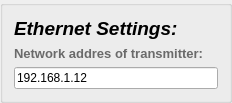
      <widget class="QGroupBox" name="EthernetBox">
       <property name="sizePolicy">
        <sizepolicy hsizetype="Expanding" vsizetype="Expanding">
         <horstretch>0</horstretch>
         <verstretch>0</verstretch>
        </sizepolicy>
       </property>
       <property name="minimumSize">
        <size>
         <width>0</width>
         <height>0</height>
        </size>
       </property>
       <property name="maximumSize">
        <size>
         <width>960</width>
         <height>450</height>
        </size>
       </property>
       <property name="title">
        <string/>
       </property>
       <layout class="QGridLayout" name="gridLayout_6">
        <item row="3" column="0">
         <layout class="QGridLayout" name="gridLayout_11">
          <item row="0" column="0" colspan="2">
           <widget class="QLabel" name="label_9">
            <property name="sizePolicy">
             <sizepolicy hsizetype="Expanding" vsizetype="Preferred">
              <horstretch>0</horstretch>
              <verstretch>0</verstretch>
             </sizepolicy>
            </property>
            <property name="maximumSize">
             <size>
              <width>16777215</width>
              <height>50</height>
             </size>
            </property>
            <property name="palette">
             <palette>
              <active>
               <colorrole role="WindowText">
                <brush brushstyle="SolidPattern">
                 <color alpha="255">
                  <red>106</red>
                  <green>106</green>
                  <blue>106</blue>
                 </color>
                </brush>
               </colorrole>
              </active>
              <inactive>
               <colorrole role="WindowText">
                <brush brushstyle="SolidPattern">
                 <color alpha="255">
                  <red>106</red>
                  <green>106</green>
                  <blue>106</blue>
                 </color>
                </brush>
               </colorrole>
              </inactive>
              <disabled>
               <colorrole role="WindowText">
                <brush brushstyle="SolidPattern">
                 <color alpha="96">
                  <red>164</red>
                  <green>166</green>
                  <blue>168</blue>
                 </color>
                </brush>
               </colorrole>
              </disabled>
             </palette>
            </property>
            <property name="font">
             <font>
              <pointsize>10</pointsize>
              <weight>75</weight>
              <bold>true</bold>
             </font>
            </property>
            <property name="text">
             <string>Network addres of transmitter:</string>
            </property>
           </widget>
          </item>
          <item row="1" column="0" colspan="3">
           <widget class="QLineEdit" name="EthernetIP">
            <property name="text">
             <string>192.168.1.12</string>
            </property>
           </widget>
          </item>
         </layout>
        </item>
        <item row="4" column="0">
         <layout class="QGridLayout" name="gridLayout_12">
          <item row="2" column="0">
           <layout class="QHBoxLayout" name="horizontalLayout_2"/>
          </item>
         </layout>
        </item>
        <item row="0" column="0">
         <layout class="QGridLayout" name="gridLayout_9">
          <item row="0" column="0">
           <widget class="QLabel" name="label_4">
            <property name="sizePolicy">
             <sizepolicy hsizetype="Preferred" vsizetype="Preferred">
              <horstretch>0</horstretch>
              <verstretch>0</verstretch>
             </sizepolicy>
            </property>
            <property name="maximumSize">
             <size>
              <width>300</width>
              <height>16777215</height>
             </size>
            </property>
            <property name="palette">
             <palette>
              <active>
               <colorrole role="WindowText">
                <brush brushstyle="SolidPattern">
                 <color alpha="255">
                  <red>0</red>
                  <green>0</green>
                  <blue>0</blue>
                 </color>
                </brush>
               </colorrole>
               <colorrole role="Button">
                <brush brushstyle="SolidPattern">
                 <color alpha="255">
                  <red>255</red>
                  <green>255</green>
                  <blue>255</blue>
                 </color>
                </brush>
               </colorrole>
               <colorrole role="Light">
                <brush brushstyle="SolidPattern">
                 <color alpha="255">
                  <red>255</red>
                  <green>255</green>
                  <blue>255</blue>
                 </color>
                </brush>
               </colorrole>
               <colorrole role="Midlight">
                <brush brushstyle="SolidPattern">
                 <color alpha="255">
                  <red>255</red>
                  <green>255</green>
                  <blue>255</blue>
                 </color>
                </brush>
               </colorrole>
               <colorrole role="Dark">
                <brush brushstyle="SolidPattern">
                 <color alpha="255">
                  <red>127</red>
                  <green>127</green>
                  <blue>127</blue>
                 </color>
                </brush>
               </colorrole>
               <colorrole role="Mid">
                <brush brushstyle="SolidPattern">
                 <color alpha="255">
                  <red>170</red>
                  <green>170</green>
                  <blue>170</blue>
                 </color>
                </brush>
               </colorrole>
               <colorrole role="Text">
                <brush brushstyle="SolidPattern">
                 <color alpha="255">
                  <red>255</red>
                  <green>255</green>
                  <blue>127</blue>
                 </color>
                </brush>
               </colorrole>
               <colorrole role="BrightText">
                <brush brushstyle="SolidPattern">
                 <color alpha="255">
                  <red>255</red>
                  <green>255</green>
                  <blue>255</blue>
                 </color>
                </brush>
               </colorrole>
               <colorrole role="ButtonText">
                <brush brushstyle="SolidPattern">
                 <color alpha="255">
                  <red>255</red>
                  <green>255</green>
                  <blue>127</blue>
                 </color>
                </brush>
               </colorrole>
               <colorrole role="Base">
                <brush brushstyle="SolidPattern">
                 <color alpha="255">
                  <red>255</red>
                  <green>255</green>
                  <blue>255</blue>
                 </color>
                </brush>
               </colorrole>
               <colorrole role="Window">
                <brush brushstyle="SolidPattern">
                 <color alpha="255">
                  <red>255</red>
                  <green>255</green>
                  <blue>255</blue>
                 </color>
                </brush>
               </colorrole>
               <colorrole role="Shadow">
                <brush brushstyle="SolidPattern">
                 <color alpha="255">
                  <red>0</red>
                  <green>0</green>
                  <blue>0</blue>
                 </color>
                </brush>
               </colorrole>
               <colorrole role="AlternateBase">
                <brush brushstyle="SolidPattern">
                 <color alpha="255">
                  <red>255</red>
                  <green>255</green>
                  <blue>255</blue>
                 </color>
                </brush>
               </colorrole>
               <colorrole role="ToolTipBase">
                <brush brushstyle="SolidPattern">
                 <color alpha="255">
                  <red>255</red>
                  <green>255</green>
                  <blue>220</blue>
                 </color>
                </brush>
               </colorrole>
               <colorrole role="ToolTipText">
                <brush brushstyle="SolidPattern">
                 <color alpha="255">
                  <red>0</red>
                  <green>0</green>
                  <blue>0</blue>
                 </color>
                </brush>
               </colorrole>
               <colorrole role="PlaceholderText">
                <brush brushstyle="NoBrush">
                 <color alpha="128">
                  <red>255</red>
                  <green>255</green>
                  <blue>127</blue>
                 </color>
                </brush>
               </colorrole>
              </active>
              <inactive>
               <colorrole role="WindowText">
                <brush brushstyle="SolidPattern">
                 <color alpha="255">
                  <red>0</red>
                  <green>0</green>
                  <blue>0</blue>
                 </color>
                </brush>
               </colorrole>
               <colorrole role="Button">
                <brush brushstyle="SolidPattern">
                 <color alpha="255">
                  <red>255</red>
                  <green>255</green>
                  <blue>255</blue>
                 </color>
                </brush>
               </colorrole>
               <colorrole role="Light">
                <brush brushstyle="SolidPattern">
                 <color alpha="255">
                  <red>255</red>
                  <green>255</green>
                  <blue>255</blue>
                 </color>
                </brush>
               </colorrole>
               <colorrole role="Midlight">
                <brush brushstyle="SolidPattern">
                 <color alpha="255">
                  <red>255</red>
                  <green>255</green>
                  <blue>255</blue>
                 </color>
                </brush>
               </colorrole>
               <colorrole role="Dark">
                <brush brushstyle="SolidPattern">
                 <color alpha="255">
                  <red>127</red>
                  <green>127</green>
                  <blue>127</blue>
                 </color>
                </brush>
               </colorrole>
               <colorrole role="Mid">
                <brush brushstyle="SolidPattern">
                 <color alpha="255">
                  <red>170</red>
                  <green>170</green>
                  <blue>170</blue>
                 </color>
                </brush>
               </colorrole>
               <colorrole role="Text">
                <brush brushstyle="SolidPattern">
                 <color alpha="255">
                  <red>255</red>
                  <green>255</green>
                  <blue>127</blue>
                 </color>
                </brush>
               </colorrole>
               <colorrole role="BrightText">
                <brush brushstyle="SolidPattern">
                 <color alpha="255">
                  <red>255</red>
                  <green>255</green>
                  <blue>255</blue>
                 </color>
                </brush>
               </colorrole>
               <colorrole role="ButtonText">
                <brush brushstyle="SolidPattern">
                 <color alpha="255">
                  <red>255</red>
                  <green>255</green>
                  <blue>127</blue>
                 </color>
                </brush>
               </colorrole>
               <colorrole role="Base">
                <brush brushstyle="SolidPattern">
                 <color alpha="255">
                  <red>255</red>
                  <green>255</green>
                  <blue>255</blue>
                 </color>
                </brush>
               </colorrole>
               <colorrole role="Window">
                <brush brushstyle="SolidPattern">
                 <color alpha="255">
                  <red>255</red>
                  <green>255</green>
                  <blue>255</blue>
                 </color>
                </brush>
               </colorrole>
               <colorrole role="Shadow">
                <brush brushstyle="SolidPattern">
                 <color alpha="255">
                  <red>0</red>
                  <green>0</green>
                  <blue>0</blue>
                 </color>
                </brush>
               </colorrole>
               <colorrole role="AlternateBase">
                <brush brushstyle="SolidPattern">
                 <color alpha="255">
                  <red>255</red>
                  <green>255</green>
                  <blue>255</blue>
                 </color>
                </brush>
               </colorrole>
               <colorrole role="ToolTipBase">
                <brush brushstyle="SolidPattern">
                 <color alpha="255">
                  <red>255</red>
                  <green>255</green>
                  <blue>220</blue>
                 </color>
                </brush>
               </colorrole>
               <colorrole role="ToolTipText">
                <brush brushstyle="SolidPattern">
                 <color alpha="255">
                  <red>0</red>
                  <green>0</green>
                  <blue>0</blue>
                 </color>
                </brush>
               </colorrole>
               <colorrole role="PlaceholderText">
                <brush brushstyle="NoBrush">
                 <color alpha="128">
                  <red>255</red>
                  <green>255</green>
                  <blue>127</blue>
                 </color>
                </brush>
               </colorrole>
              </inactive>
              <disabled>
               <colorrole role="WindowText">
                <brush brushstyle="SolidPattern">
                 <color alpha="255">
                  <red>127</red>
                  <green>127</green>
                  <blue>127</blue>
                 </color>
                </brush>
               </colorrole>
               <colorrole role="Button">
                <brush brushstyle="SolidPattern">
                 <color alpha="255">
                  <red>255</red>
                  <green>255</green>
                  <blue>255</blue>
                 </color>
                </brush>
               </colorrole>
               <colorrole role="Light">
                <brush brushstyle="SolidPattern">
                 <color alpha="255">
                  <red>255</red>
                  <green>255</green>
                  <blue>255</blue>
                 </color>
                </brush>
               </colorrole>
               <colorrole role="Midlight">
                <brush brushstyle="SolidPattern">
                 <color alpha="255">
                  <red>255</red>
                  <green>255</green>
                  <blue>255</blue>
                 </color>
                </brush>
               </colorrole>
               <colorrole role="Dark">
                <brush brushstyle="SolidPattern">
                 <color alpha="255">
                  <red>127</red>
                  <green>127</green>
                  <blue>127</blue>
                 </color>
                </brush>
               </colorrole>
               <colorrole role="Mid">
                <brush brushstyle="SolidPattern">
                 <color alpha="255">
                  <red>170</red>
                  <green>170</green>
                  <blue>170</blue>
                 </color>
                </brush>
               </colorrole>
               <colorrole role="Text">
                <brush brushstyle="SolidPattern">
                 <color alpha="255">
                  <red>127</red>
                  <green>127</green>
                  <blue>127</blue>
                 </color>
                </brush>
               </colorrole>
               <colorrole role="BrightText">
                <brush brushstyle="SolidPattern">
                 <color alpha="255">
                  <red>255</red>
                  <green>255</green>
                  <blue>255</blue>
                 </color>
                </brush>
               </colorrole>
               <colorrole role="ButtonText">
                <brush brushstyle="SolidPattern">
                 <color alpha="255">
                  <red>127</red>
                  <green>127</green>
                  <blue>127</blue>
                 </color>
                </brush>
               </colorrole>
               <colorrole role="Base">
                <brush brushstyle="SolidPattern">
                 <color alpha="255">
                  <red>255</red>
                  <green>255</green>
                  <blue>255</blue>
                 </color>
                </brush>
               </colorrole>
               <colorrole role="Window">
                <brush brushstyle="SolidPattern">
                 <color alpha="255">
                  <red>255</red>
                  <green>255</green>
                  <blue>255</blue>
                 </color>
                </brush>
               </colorrole>
               <colorrole role="Shadow">
                <brush brushstyle="SolidPattern">
                 <color alpha="255">
                  <red>0</red>
                  <green>0</green>
                  <blue>0</blue>
                 </color>
                </brush>
               </colorrole>
               <colorrole role="AlternateBase">
                <brush brushstyle="SolidPattern">
                 <color alpha="255">
                  <red>255</red>
                  <green>255</green>
                  <blue>255</blue>
                 </color>
                </brush>
               </colorrole>
               <colorrole role="ToolTipBase">
                <brush brushstyle="SolidPattern">
                 <color alpha="255">
                  <red>255</red>
                  <green>255</green>
                  <blue>220</blue>
                 </color>
                </brush>
               </colorrole>
               <colorrole role="ToolTipText">
                <brush brushstyle="SolidPattern">
                 <color alpha="255">
                  <red>0</red>
                  <green>0</green>
                  <blue>0</blue>
                 </color>
                </brush>
               </colorrole>
               <colorrole role="PlaceholderText">
                <brush brushstyle="NoBrush">
                 <color alpha="128">
                  <red>255</red>
                  <green>255</green>
                  <blue>127</blue>
                 </color>
                </brush>
               </colorrole>
              </disabled>
             </palette>
            </property>
            <property name="font">
             <font>
              <pointsize>14</pointsize>
              <weight>75</weight>
              <italic>true</italic>
              <bold>true</bold>
              <underline>false</underline>
              <strikeout>false</strikeout>
             </font>
            </property>
            <property name="text">
             <string>Ethernet Settings:</string>
            </property>
           </widget>
          </item>
          <item row="0" column="1">
           <spacer name="horizontalSpacer_5">
            <property name="orientation">
             <enum>Qt::Horizontal</enum>
            </property>
            <property name="sizeHint" stdset="0">
             <size>
              <width>40</width>
              <height>20</height>
             </size>
            </property>
           </spacer>
          </item>
         </layout>
        </item>
       </layout>
      </widget>
